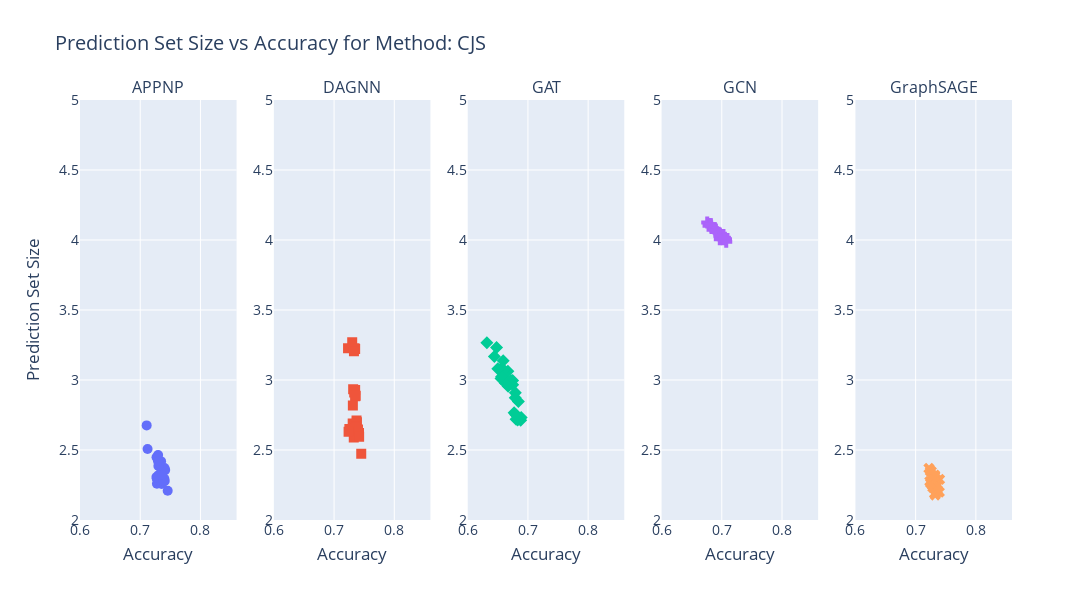
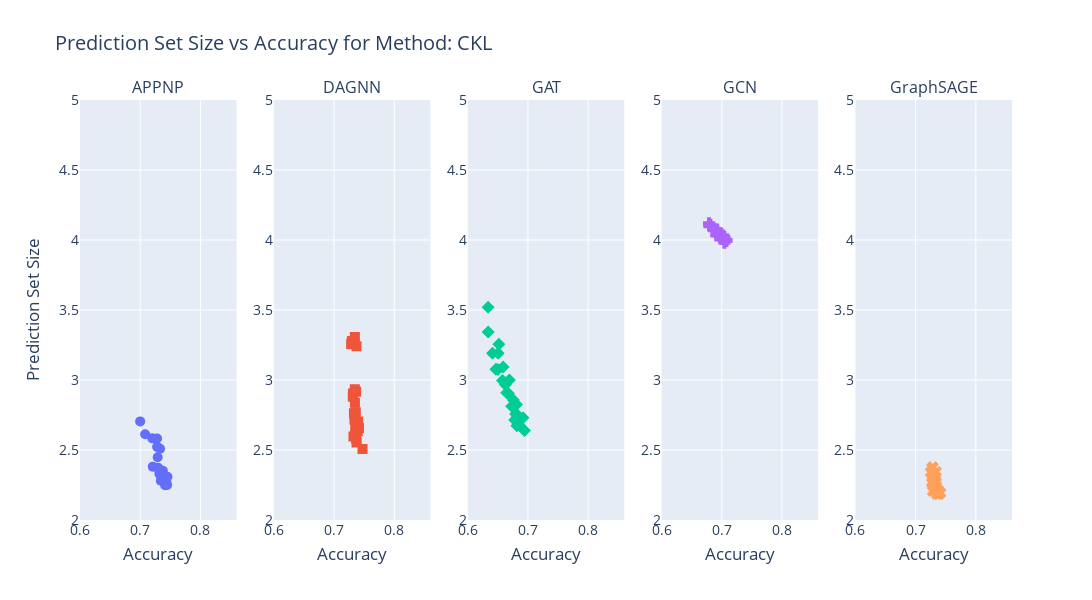
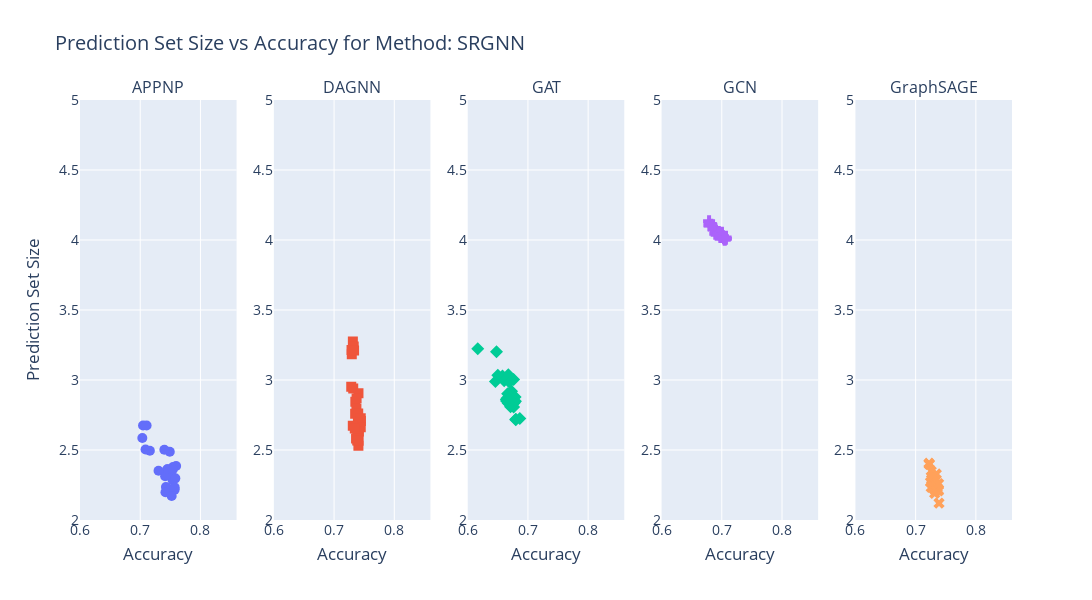
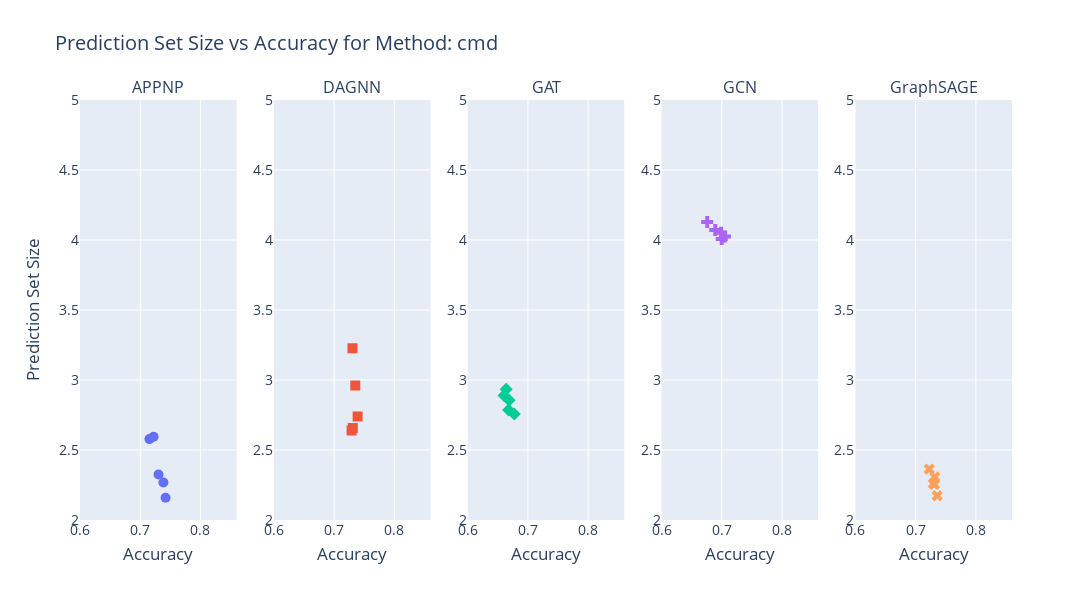

The cell these charts' notebook holds for them, in order:
### Markdown cell above
# Accuracy vs Prediction Set Size(fix method and varying models)

### Code cell
import pandas as pd
import plotly.graph_objects as go
from plotly.subplots import make_subplots

# Load the CSV file
file_path = 'comprehensive_predictions_summary_4.csv'  # replace with your file path
df = pd.read_csv(file_path)

# Extract unique models and methods
models = df['Model'].unique()
methods = df['Method'].unique()

# Exclude methods 'IID' and 'biased(CE)'
methods = [method for method in methods if method not in ['IID', 'biased(CE)']]

# Define symbols for different models
symbols = ['circle', 'square', 'diamond', 'cross', 'x', 'triangle-up', 'triangle-down', 'star']

# Loop through each method and create a 7-subplot figure for each method
for method in methods:
    # Filter data for the current method
    method_data = df[df['Method'] == method]

    # Create a figure with 7 subplots (rows=1, cols=7)
    fig = make_subplots(
        rows=1, cols=len(models),  # Subplots for the number of models
        subplot_titles=models  # Titles for each subplot (models)
    )

    # Loop through each model and add scatter plots in each subplot
    for i, model in enumerate(models):
        model_data = method_data[method_data['Model'] == model]
        
        fig.add_trace(
            go.Scatter(
                x=model_data['Accuracy_mean'],  # Accuracy on the x-axis
                y=model_data['Prediction_Size_90_mean'],  # Prediction Set Size on the y-axis
                mode='markers',  # Keep scatter plot
                name=model,
                marker=dict(symbol=symbols[i], size=10),  # Different symbols for each model
                hovertemplate=(  # Customize hover information
                    'Model: %{text}<br>' +
                    'LD1: %{customdata[0]}<br>' +
                    'LD2: %{customdata[1]}<br>' +
                    'Alpha Bias: %{customdata[2]}<br>' +
                    'Accuracy: %{x}<br>' +
                    'Prediction Set Size: %{y}<extra></extra>'
                ),
                text=model_data['Model'],  # Hover display of the model name
                customdata=model_data[['LD1', 'LD2', 'Alpha Bias']]  # Additional hover data
            ),
            row=1, col=i+1  # Position of the subplot (row=1, col=i+1)
        )

    # Update layout for the figure
    fig.update_layout(
        title=f"Prediction Set Size vs Accuracy for Method: {method}",
        height=600,
        width=1400,  # Adjust width for subplots
        font=dict(size=14),
        showlegend=False,  # No legend needed (one plot per model)
        yaxis_title="Prediction Set Size"  # Common y-axis title for all subplots
    )

    # Manually adjust the x-axis title for each subplot and position the title
    for i in range(1, len(models) + 1):
        fig.update_xaxes(title_text="Accuracy", row=1, col=i, title_standoff=10)

    # Set the same range for all x and y axes
    fig.update_yaxes(range=[2.0,5])  
    fig.update_xaxes(range=[0.6, 0.86]) 
    
    # Show the figure for the current method
    fig.show()

### Figure 1 — Plotly figure (JSON) as saved in the notebook; plotly's stock layout.template omitted (floating-point values rounded to 4 significant figures)
{"data": [{"customdata": [[0.1, 0.1, 0.1], [0.1, 0.3, 0.1], [0.1, 0.5, 0.1], [0.1, 0.7, 0.1], [0.1, 1, 0.1], [0.3, 0.1, 0.1], [0.3, 0.3, 0.1], [0.3, 0.5, 0.1], [0.3, 0.7, 0.1], [0.3, 1, 0.1], [0.5, 0.1, 0.1], [0.5, 0.3, 0.1], [0.5, 0.5, 0.1], [0.5, 0.7, 0.1], [0.5, 1, 0.1], [0.7, 0.1, 0.1], [0.7, 0.3, 0.1], [0.7, 0.5, 0.1], [0.7, 0.7, 0.1], [0.7, 1, 0.1], [1, 0.1, 0.1], [1, 0.3, 0.1], [1, 0.5, 0.1], [1, 0.7, 0.1], [1, 1, 0.1]], "hovertemplate": "Model: %{text}<br>LD1: %{customdata[0]}<br>LD2: %{customdata[1]}<br>Alpha Bias: %{customdata[2]}<br>Accuracy: %{x}<br>Prediction Set Size: %{y}<extra></extra>", "marker": {"size": 10, "symbol": "circle"}, "mode": "markers", "name": "APPNP", "text": ["APPNP", "APPNP", "APPNP", "APPNP", "APPNP", "APPNP", "APPNP", "APPNP", "APPNP", "APPNP", "APPNP", "APPNP", "APPNP", "APPNP", "APPNP", "APPNP", "APPNP", "APPNP", "APPNP", "APPNP", "APPNP", "APPNP", "APPNP", "APPNP", "APPNP"], "type": "scatter", "x": [0.7278, 0.727, 0.7306, 0.7335, 0.7274, 0.7384, 0.7396, 0.7365, 0.7456, 0.7356, 0.7401, 0.7407, 0.7415, 0.7394, 0.7395, 0.7403, 0.7383, 0.7271, 0.7302, 0.7347, 0.7297, 0.7364, 0.7296, 0.7122, 0.7107], "xaxis": "x", "y": [2.26, 2.308, 2.321, 2.326, 2.297, 2.277, 2.281, 2.266, 2.209, 2.258, 2.295, 2.279, 2.357, 2.359, 2.352, 2.372, 2.278, 2.448, 2.386, 2.419, 2.465, 2.321, 2.42, 2.507, 2.676], "yaxis": "y"}, {"customdata": [[0.1, 0.1, 0.1], [0.1, 0.3, 0.1], [0.1, 0.5, 0.1], [0.1, 0.7, 0.1], [0.1, 1, 0.1], [0.3, 0.1, 0.1], [0.3, 0.3, 0.1], [0.3, 0.5, 0.1], [0.3, 0.7, 0.1], [0.3, 1, 0.1], [0.5, 0.1, 0.1], [0.5, 0.3, 0.1], [0.5, 0.5, 0.1], [0.5, 0.7, 0.1], [0.5, 1, 0.1], [0.7, 0.1, 0.1], [0.7, 0.3, 0.1], [0.7, 0.5, 0.1], [0.7, 0.7, 0.1], [0.7, 1, 0.1], [1, 0.1, 0.1], [1, 0.3, 0.1], [1, 0.5, 0.1], [1, 0.7, 0.1], [1, 1, 0.1]], "hovertemplate": "Model: %{text}<br>LD1: %{customdata[0]}<br>LD2: %{customdata[1]}<br>Alpha Bias: %{customdata[2]}<br>Accuracy: %{x}<br>Prediction Set Size: %{y}<extra></extra>", "marker": {"size": 10, "symbol": "square"}, "mode": "markers", "name": "DAGNN", "text": ["DAGNN", "DAGNN", "DAGNN", "DAGNN", "DAGNN", "DAGNN", "DAGNN", "DAGNN", "DAGNN", "DAGNN", "DAGNN", "DAGNN", "DAGNN", "DAGNN", "DAGNN", "DAGNN", "DAGNN", "DAGNN", "DAGNN", "DAGNN", "DAGNN", "DAGNN", "DAGNN", "DAGNN", "DAGNN"], "type": "scatter", "x": [0.7232, 0.735, 0.734, 0.7301, 0.733, 0.7334, 0.735, 0.735, 0.7317, 0.7359, 0.738, 0.7379, 0.7373, 0.7309, 0.7312, 0.7397, 0.7414, 0.7326, 0.735, 0.7355, 0.7327, 0.7416, 0.7254, 0.7451, 0.7241], "xaxis": "x2", "y": [3.227, 3.222, 3.228, 3.27, 3.206, 2.912, 2.885, 2.928, 2.935, 2.888, 2.638, 2.699, 2.71, 2.69, 2.818, 2.647, 2.622, 2.661, 2.668, 2.663, 2.589, 2.595, 2.65, 2.473, 2.63], "yaxis": "y2"}, {"customdata": [[0.1, 0.1, 0.1], [0.1, 0.3, 0.1], [0.1, 0.5, 0.1], [0.1, 0.7, 0.1], [0.1, 1, 0.1], [0.3, 0.1, 0.1], [0.3, 0.3, 0.1], [0.3, 0.5, 0.1], [0.3, 0.7, 0.1], [0.3, 1, 0.1], [0.5, 0.1, 0.1], [0.5, 0.3, 0.1], [0.5, 0.5, 0.1], [0.5, 0.7, 0.1], [0.5, 1, 0.1], [0.7, 0.1, 0.1], [0.7, 0.3, 0.1], [0.7, 0.5, 0.1], [0.7, 0.7, 0.1], [0.7, 1, 0.1], [1, 0.1, 0.1], [1, 0.3, 0.1], [1, 0.5, 0.1], [1, 0.7, 0.1], [1, 1, 0.1]], "hovertemplate": "Model: %{text}<br>LD1: %{customdata[0]}<br>LD2: %{customdata[1]}<br>Alpha Bias: %{customdata[2]}<br>Accuracy: %{x}<br>Prediction Set Size: %{y}<extra></extra>", "marker": {"size": 10, "symbol": "diamond"}, "mode": "markers", "name": "GAT", "text": ["GAT", "GAT", "GAT", "GAT", "GAT", "GAT", "GAT", "GAT", "GAT", "GAT", "GAT", "GAT", "GAT", "GAT", "GAT", "GAT", "GAT", "GAT", "GAT", "GAT", "GAT", "GAT", "GAT", "GAT", "GAT"], "type": "scatter", "x": [0.6771, 0.6789, 0.6888, 0.6803, 0.6746, 0.6747, 0.6667, 0.6552, 0.6623, 0.688, 0.683, 0.6719, 0.6798, 0.6841, 0.679, 0.6601, 0.6553, 0.6479, 0.6602, 0.6562, 0.6671, 0.6589, 0.6443, 0.6318, 0.65], "xaxis": "x3", "y": [2.766, 2.873, 2.731, 2.72, 2.997, 2.965, 3.062, 3.081, 2.978, 2.712, 2.713, 2.996, 2.752, 2.847, 2.909, 3.072, 3.012, 3.232, 3.026, 3.023, 2.955, 3.138, 3.168, 3.266, 3.08], "yaxis": "y3"}, {"customdata": [[0.1, 0.1, 0.1], [0.1, 0.3, 0.1], [0.1, 0.5, 0.1], [0.1, 0.7, 0.1], [0.1, 1, 0.1], [0.3, 0.1, 0.1], [0.3, 0.3, 0.1], [0.3, 0.5, 0.1], [0.3, 0.7, 0.1], [0.3, 1, 0.1], [0.5, 0.1, 0.1], [0.5, 0.3, 0.1], [0.5, 0.5, 0.1], [0.5, 0.7, 0.1], [0.5, 1, 0.1], [0.7, 0.1, 0.1], [0.7, 0.3, 0.1], [0.7, 0.5, 0.1], [0.7, 0.7, 0.1], [0.7, 1, 0.1], [1, 0.1, 0.1], [1, 0.3, 0.1], [1, 0.5, 0.1], [1, 0.7, 0.1], [1, 1, 0.1]], "hovertemplate": "Model: %{text}<br>LD1: %{customdata[0]}<br>LD2: %{customdata[1]}<br>Alpha Bias: %{customdata[2]}<br>Accuracy: %{x}<br>Prediction Set Size: %{y}<extra></extra>", "marker": {"size": 10, "symbol": "cross"}, "mode": "markers", "name": "GCN", "text": ["GCN", "GCN", "GCN", "GCN", "GCN", "GCN", "GCN", "GCN", "GCN", "GCN", "GCN", "GCN", "GCN", "GCN", "GCN", "GCN", "GCN", "GCN", "GCN", "GCN", "GCN", "GCN", "GCN", "GCN", "GCN"], "type": "scatter", "x": [0.678, 0.6818, 0.6758, 0.6795, 0.6812, 0.6899, 0.6903, 0.6899, 0.6893, 0.6917, 0.6974, 0.6987, 0.6967, 0.6947, 0.697, 0.7004, 0.7028, 0.6988, 0.7016, 0.699, 0.707, 0.7015, 0.705, 0.7074, 0.7047], "xaxis": "x4", "y": [4.102, 4.112, 4.125, 4.111, 4.112, 4.075, 4.056, 4.07, 4.059, 4.057, 4.019, 4.036, 4.005, 4.052, 4.03, 4.032, 4.036, 4.02, 4.019, 4.028, 4.005, 4.005, 4.016, 3.987, 4.014], "yaxis": "y4"}, {"customdata": [[0.1, 0.1, 0.1], [0.1, 0.3, 0.1], [0.1, 0.5, 0.1], [0.1, 0.7, 0.1], [0.1, 1, 0.1], [0.3, 0.1, 0.1], [0.3, 0.3, 0.1], [0.3, 0.5, 0.1], [0.3, 0.7, 0.1], [0.3, 1, 0.1], [0.5, 0.1, 0.1], [0.5, 0.3, 0.1], [0.5, 0.5, 0.1], [0.5, 0.7, 0.1], [0.5, 1, 0.1], [0.7, 0.1, 0.1], [0.7, 0.3, 0.1], [0.7, 0.5, 0.1], [0.7, 0.7, 0.1], [0.7, 1, 0.1], [1, 0.1, 0.1], [1, 0.3, 0.1], [1, 0.5, 0.1], [1, 0.7, 0.1], [1, 1, 0.1]], "hovertemplate": "Model: %{text}<br>LD1: %{customdata[0]}<br>LD2: %{customdata[1]}<br>Alpha Bias: %{customdata[2]}<br>Accuracy: %{x}<br>Prediction Set Size: %{y}<extra></extra>", "marker": {"size": 10, "symbol": "x"}, "mode": "markers", "name": "GraphSAGE", "text": ["GraphSAGE", "GraphSAGE", "GraphSAGE", "GraphSAGE", "GraphSAGE", "GraphSAGE", "GraphSAGE", "GraphSAGE", "GraphSAGE", "GraphSAGE", "GraphSAGE", "GraphSAGE", "GraphSAGE", "GraphSAGE", "GraphSAGE", "GraphSAGE", "GraphSAGE", "GraphSAGE", "GraphSAGE", "GraphSAGE", "GraphSAGE", "GraphSAGE", "GraphSAGE", "GraphSAGE", "GraphSAGE"], "type": "scatter", "x": [0.7344, 0.7315, 0.7283, 0.7335, 0.7309, 0.7335, 0.7236, 0.7397, 0.7318, 0.7356, 0.7271, 0.7325, 0.7346, 0.735, 0.7221, 0.7323, 0.7285, 0.7365, 0.7244, 0.7249, 0.7393, 0.7318, 0.7315, 0.7285, 0.726], "xaxis": "x5", "y": [2.197, 2.19, 2.247, 2.228, 2.272, 2.292, 2.276, 2.29, 2.28, 2.217, 2.32, 2.179, 2.24, 2.25, 2.369, 2.186, 2.234, 2.248, 2.349, 2.263, 2.199, 2.321, 2.312, 2.307, 2.347], "yaxis": "y5"}], "layout": {"annotations": [{"font": {"size": 16}, "showarrow": false, "text": "APPNP", "x": 0.084, "xanchor": "center", "xref": "paper", "y": 1, "yanchor": "bottom", "yref": "paper"}, {"font": {"size": 16}, "showarrow": false, "text": "DAGNN", "x": 0.292, "xanchor": "center", "xref": "paper", "y": 1, "yanchor": "bottom", "yref": "paper"}, {"font": {"size": 16}, "showarrow": false, "text": "GAT", "x": 0.5, "xanchor": "center", "xref": "paper", "y": 1, "yanchor": "bottom", "yref": "paper"}, {"font": {"size": 16}, "showarrow": false, "text": "GCN", "x": 0.708, "xanchor": "center", "xref": "paper", "y": 1, "yanchor": "bottom", "yref": "paper"}, {"font": {"size": 16}, "showarrow": false, "text": "GraphSAGE", "x": 0.916, "xanchor": "center", "xref": "paper", "y": 1, "yanchor": "bottom", "yref": "paper"}], "font": {"size": 14}, "height": 600, "showlegend": false, "title": {"text": "Prediction Set Size vs Accuracy for Method: CJS"}, "width": 1400, "xaxis": {"anchor": "y", "domain": [0, 0.168], "range": [0.6, 0.86], "title": {"standoff": 10, "text": "Accuracy"}}, "xaxis2": {"anchor": "y2", "domain": [0.208, 0.376], "range": [0.6, 0.86], "title": {"standoff": 10, "text": "Accuracy"}}, "xaxis3": {"anchor": "y3", "domain": [0.416, 0.584], "range": [0.6, 0.86], "title": {"standoff": 10, "text": "Accuracy"}}, "xaxis4": {"anchor": "y4", "domain": [0.624, 0.792], "range": [0.6, 0.86], "title": {"standoff": 10, "text": "Accuracy"}}, "xaxis5": {"anchor": "y5", "domain": [0.832, 1], "range": [0.6, 0.86], "title": {"standoff": 10, "text": "Accuracy"}}, "yaxis": {"anchor": "x", "domain": [0, 1], "range": [2, 5], "title": {"text": "Prediction Set Size"}}, "yaxis2": {"anchor": "x2", "domain": [0, 1], "range": [2, 5]}, "yaxis3": {"anchor": "x3", "domain": [0, 1], "range": [2, 5]}, "yaxis4": {"anchor": "x4", "domain": [0, 1], "range": [2, 5]}, "yaxis5": {"anchor": "x5", "domain": [0, 1], "range": [2, 5]}}}

### Figure 2 — Plotly figure (JSON) as saved in the notebook; plotly's stock layout.template omitted (floating-point values rounded to 4 significant figures)
{"data": [{"customdata": [[0.1, 0.1, 0.1], [0.1, 0.3, 0.1], [0.1, 0.5, 0.1], [0.1, 0.7, 0.1], [0.1, 1, 0.1], [0.3, 0.1, 0.1], [0.3, 0.3, 0.1], [0.3, 0.5, 0.1], [0.3, 0.7, 0.1], [0.3, 1, 0.1], [0.5, 0.1, 0.1], [0.5, 0.3, 0.1], [0.5, 0.5, 0.1], [0.5, 0.7, 0.1], [0.5, 1, 0.1], [0.7, 0.1, 0.1], [0.7, 0.3, 0.1], [0.7, 0.7, 0.1], [0.7, 1, 0.1], [1, 0.1, 0.1], [1, 0.3, 0.1], [1, 0.5, 0.1], [1, 0.7, 0.1], [1, 1, 0.1]], "hovertemplate": "Model: %{text}<br>LD1: %{customdata[0]}<br>LD2: %{customdata[1]}<br>Alpha Bias: %{customdata[2]}<br>Accuracy: %{x}<br>Prediction Set Size: %{y}<extra></extra>", "marker": {"size": 10, "symbol": "circle"}, "mode": "markers", "name": "APPNP", "text": ["APPNP", "APPNP", "APPNP", "APPNP", "APPNP", "APPNP", "APPNP", "APPNP", "APPNP", "APPNP", "APPNP", "APPNP", "APPNP", "APPNP", "APPNP", "APPNP", "APPNP", "APPNP", "APPNP", "APPNP", "APPNP", "APPNP", "APPNP", "APPNP"], "type": "scatter", "x": [0.7318, 0.7347, 0.7342, 0.7208, 0.7374, 0.7434, 0.734, 0.7295, 0.7367, 0.7367, 0.7413, 0.7422, 0.7317, 0.7376, 0.7329, 0.729, 0.7447, 0.737, 0.7452, 0.728, 0.72, 0.7281, 0.7082, 0.6999], "xaxis": "x", "y": [2.331, 2.314, 2.28, 2.381, 2.305, 2.273, 2.34, 2.374, 2.352, 2.294, 2.249, 2.29, 2.356, 2.352, 2.509, 2.448, 2.251, 2.297, 2.309, 2.583, 2.583, 2.522, 2.613, 2.704], "yaxis": "y"}, {"customdata": [[0.1, 0.1, 0.1], [0.1, 0.3, 0.1], [0.1, 0.5, 0.1], [0.1, 0.7, 0.1], [0.1, 1, 0.1], [0.3, 0.1, 0.1], [0.3, 0.3, 0.1], [0.3, 0.5, 0.1], [0.3, 0.7, 0.1], [0.3, 1, 0.1], [0.5, 0.1, 0.1], [0.5, 0.3, 0.1], [0.5, 0.5, 0.1], [0.5, 0.7, 0.1], [0.5, 1, 0.1], [0.7, 0.1, 0.1], [0.7, 0.3, 0.1], [0.7, 0.5, 0.1], [0.7, 0.7, 0.1], [0.7, 1, 0.1], [1, 0.1, 0.1], [1, 0.3, 0.1], [1, 0.5, 0.1], [1, 0.7, 0.1], [1, 1, 0.1]], "hovertemplate": "Model: %{text}<br>LD1: %{customdata[0]}<br>LD2: %{customdata[1]}<br>Alpha Bias: %{customdata[2]}<br>Accuracy: %{x}<br>Prediction Set Size: %{y}<extra></extra>", "marker": {"size": 10, "symbol": "square"}, "mode": "markers", "name": "DAGNN", "text": ["DAGNN", "DAGNN", "DAGNN", "DAGNN", "DAGNN", "DAGNN", "DAGNN", "DAGNN", "DAGNN", "DAGNN", "DAGNN", "DAGNN", "DAGNN", "DAGNN", "DAGNN", "DAGNN", "DAGNN", "DAGNN", "DAGNN", "DAGNN", "DAGNN", "DAGNN", "DAGNN", "DAGNN", "DAGNN"], "type": "scatter", "x": [0.7345, 0.7285, 0.7372, 0.7292, 0.7296, 0.7346, 0.7313, 0.7312, 0.7366, 0.7344, 0.7383, 0.7338, 0.7401, 0.733, 0.7361, 0.7376, 0.7351, 0.7371, 0.7392, 0.7414, 0.7322, 0.735, 0.7374, 0.7368, 0.7472], "xaxis": "x2", "y": [3.308, 3.256, 3.241, 3.262, 3.279, 2.837, 2.903, 2.88, 2.916, 2.934, 2.672, 2.718, 2.704, 2.763, 2.77, 2.7, 2.657, 2.635, 2.634, 2.657, 2.597, 2.606, 2.553, 2.579, 2.508], "yaxis": "y2"}, {"customdata": [[0.1, 0.1, 0.1], [0.1, 0.3, 0.1], [0.1, 0.5, 0.1], [0.1, 0.7, 0.1], [0.1, 1, 0.1], [0.3, 0.1, 0.1], [0.3, 0.3, 0.1], [0.3, 0.5, 0.1], [0.3, 0.7, 0.1], [0.3, 1, 0.1], [0.5, 0.1, 0.1], [0.5, 0.3, 0.1], [0.5, 0.5, 0.1], [0.5, 0.7, 0.1], [0.5, 1, 0.1], [0.7, 0.1, 0.1], [0.7, 0.3, 0.1], [0.7, 0.5, 0.1], [0.7, 0.7, 0.1], [0.7, 1, 0.1], [1, 0.1, 0.1], [1, 0.3, 0.1], [1, 0.5, 0.1], [1, 0.7, 0.1], [1, 1, 0.1]], "hovertemplate": "Model: %{text}<br>LD1: %{customdata[0]}<br>LD2: %{customdata[1]}<br>Alpha Bias: %{customdata[2]}<br>Accuracy: %{x}<br>Prediction Set Size: %{y}<extra></extra>", "marker": {"size": 10, "symbol": "diamond"}, "mode": "markers", "name": "GAT", "text": ["GAT", "GAT", "GAT", "GAT", "GAT", "GAT", "GAT", "GAT", "GAT", "GAT", "GAT", "GAT", "GAT", "GAT", "GAT", "GAT", "GAT", "GAT", "GAT", "GAT", "GAT", "GAT", "GAT", "GAT", "GAT"], "type": "scatter", "x": [0.6847, 0.681, 0.6918, 0.6828, 0.6943, 0.6816, 0.6796, 0.673, 0.662, 0.6578, 0.6588, 0.6412, 0.681, 0.6625, 0.6758, 0.6781, 0.6501, 0.6468, 0.6676, 0.634, 0.6518, 0.6692, 0.6339, 0.6648, 0.6506], "xaxis": "x3", "y": [2.684, 2.825, 2.731, 2.74, 2.64, 2.673, 2.757, 2.812, 2.979, 2.996, 3.093, 3.192, 2.757, 2.966, 2.857, 2.715, 3.075, 3.077, 2.904, 3.342, 3.255, 2.999, 3.52, 2.909, 3.192], "yaxis": "y3"}, {"customdata": [[0.1, 0.1, 0.1], [0.1, 0.3, 0.1], [0.1, 0.5, 0.1], [0.1, 0.7, 0.1], [0.1, 1, 0.1], [0.3, 0.1, 0.1], [0.3, 0.3, 0.1], [0.3, 0.5, 0.1], [0.3, 0.7, 0.1], [0.3, 1, 0.1], [0.5, 0.1, 0.1], [0.5, 0.3, 0.1], [0.5, 0.5, 0.1], [0.5, 0.7, 0.1], [0.5, 1, 0.1], [0.7, 0.1, 0.1], [0.7, 0.3, 0.1], [0.7, 0.5, 0.1], [0.7, 0.7, 0.1], [0.7, 1, 0.1], [1, 0.1, 0.1], [1, 0.3, 0.1], [1, 0.5, 0.1], [1, 0.7, 0.1], [1, 1, 0.1]], "hovertemplate": "Model: %{text}<br>LD1: %{customdata[0]}<br>LD2: %{customdata[1]}<br>Alpha Bias: %{customdata[2]}<br>Accuracy: %{x}<br>Prediction Set Size: %{y}<extra></extra>", "marker": {"size": 10, "symbol": "cross"}, "mode": "markers", "name": "GCN", "text": ["GCN", "GCN", "GCN", "GCN", "GCN", "GCN", "GCN", "GCN", "GCN", "GCN", "GCN", "GCN", "GCN", "GCN", "GCN", "GCN", "GCN", "GCN", "GCN", "GCN", "GCN", "GCN", "GCN", "GCN", "GCN"], "type": "scatter", "x": [0.6812, 0.679, 0.6788, 0.6799, 0.6788, 0.691, 0.6919, 0.6901, 0.6923, 0.6914, 0.6956, 0.697, 0.6988, 0.6973, 0.6931, 0.7014, 0.6999, 0.7011, 0.7026, 0.701, 0.7076, 0.7077, 0.7045, 0.7033, 0.7043], "xaxis": "x4", "y": [4.11, 4.105, 4.117, 4.098, 4.117, 4.034, 4.043, 4.068, 4.074, 4.033, 4.032, 4.049, 4.029, 4.025, 4.056, 4.009, 4.023, 4.012, 4.033, 4.008, 4.003, 3.993, 4.019, 4.01, 3.98], "yaxis": "y4"}, {"customdata": [[0.1, 0.1, 0.1], [0.1, 0.3, 0.1], [0.1, 0.5, 0.1], [0.1, 0.7, 0.1], [0.1, 1, 0.1], [0.3, 0.1, 0.1], [0.3, 0.3, 0.1], [0.3, 0.5, 0.1], [0.3, 0.7, 0.1], [0.3, 1, 0.1], [0.5, 0.1, 0.1], [0.5, 0.3, 0.1], [0.5, 0.5, 0.1], [0.5, 0.7, 0.1], [0.5, 1, 0.1], [0.7, 0.1, 0.1], [0.7, 0.3, 0.1], [0.7, 0.5, 0.1], [0.7, 0.7, 0.1], [0.7, 1, 0.1], [1, 0.1, 0.1], [1, 0.3, 0.1], [1, 0.5, 0.1], [1, 0.7, 0.1], [1, 1, 0.1]], "hovertemplate": "Model: %{text}<br>LD1: %{customdata[0]}<br>LD2: %{customdata[1]}<br>Alpha Bias: %{customdata[2]}<br>Accuracy: %{x}<br>Prediction Set Size: %{y}<extra></extra>", "marker": {"size": 10, "symbol": "x"}, "mode": "markers", "name": "GraphSAGE", "text": ["GraphSAGE", "GraphSAGE", "GraphSAGE", "GraphSAGE", "GraphSAGE", "GraphSAGE", "GraphSAGE", "GraphSAGE", "GraphSAGE", "GraphSAGE", "GraphSAGE", "GraphSAGE", "GraphSAGE", "GraphSAGE", "GraphSAGE", "GraphSAGE", "GraphSAGE", "GraphSAGE", "GraphSAGE", "GraphSAGE", "GraphSAGE", "GraphSAGE", "GraphSAGE", "GraphSAGE", "GraphSAGE"], "type": "scatter", "x": [0.7282, 0.733, 0.7347, 0.7346, 0.735, 0.7384, 0.735, 0.7336, 0.7334, 0.7245, 0.7366, 0.7282, 0.727, 0.7347, 0.73, 0.7337, 0.7283, 0.7366, 0.7288, 0.7417, 0.7267, 0.7266, 0.7385, 0.7344, 0.7286], "xaxis": "x5", "y": [2.279, 2.238, 2.22, 2.267, 2.183, 2.181, 2.242, 2.238, 2.286, 2.342, 2.218, 2.204, 2.274, 2.198, 2.284, 2.229, 2.379, 2.217, 2.377, 2.194, 2.263, 2.371, 2.209, 2.345, 2.209], "yaxis": "y5"}], "layout": {"annotations": [{"font": {"size": 16}, "showarrow": false, "text": "APPNP", "x": 0.084, "xanchor": "center", "xref": "paper", "y": 1, "yanchor": "bottom", "yref": "paper"}, {"font": {"size": 16}, "showarrow": false, "text": "DAGNN", "x": 0.292, "xanchor": "center", "xref": "paper", "y": 1, "yanchor": "bottom", "yref": "paper"}, {"font": {"size": 16}, "showarrow": false, "text": "GAT", "x": 0.5, "xanchor": "center", "xref": "paper", "y": 1, "yanchor": "bottom", "yref": "paper"}, {"font": {"size": 16}, "showarrow": false, "text": "GCN", "x": 0.708, "xanchor": "center", "xref": "paper", "y": 1, "yanchor": "bottom", "yref": "paper"}, {"font": {"size": 16}, "showarrow": false, "text": "GraphSAGE", "x": 0.916, "xanchor": "center", "xref": "paper", "y": 1, "yanchor": "bottom", "yref": "paper"}], "font": {"size": 14}, "height": 600, "showlegend": false, "title": {"text": "Prediction Set Size vs Accuracy for Method: CKL"}, "width": 1400, "xaxis": {"anchor": "y", "domain": [0, 0.168], "range": [0.6, 0.86], "title": {"standoff": 10, "text": "Accuracy"}}, "xaxis2": {"anchor": "y2", "domain": [0.208, 0.376], "range": [0.6, 0.86], "title": {"standoff": 10, "text": "Accuracy"}}, "xaxis3": {"anchor": "y3", "domain": [0.416, 0.584], "range": [0.6, 0.86], "title": {"standoff": 10, "text": "Accuracy"}}, "xaxis4": {"anchor": "y4", "domain": [0.624, 0.792], "range": [0.6, 0.86], "title": {"standoff": 10, "text": "Accuracy"}}, "xaxis5": {"anchor": "y5", "domain": [0.832, 1], "range": [0.6, 0.86], "title": {"standoff": 10, "text": "Accuracy"}}, "yaxis": {"anchor": "x", "domain": [0, 1], "range": [2, 5], "title": {"text": "Prediction Set Size"}}, "yaxis2": {"anchor": "x2", "domain": [0, 1], "range": [2, 5]}, "yaxis3": {"anchor": "x3", "domain": [0, 1], "range": [2, 5]}, "yaxis4": {"anchor": "x4", "domain": [0, 1], "range": [2, 5]}, "yaxis5": {"anchor": "x5", "domain": [0, 1], "range": [2, 5]}}}

### Figure 3 — Plotly figure (JSON) as saved in the notebook; plotly's stock layout.template omitted (floating-point values rounded to 4 significant figures)
{"data": [{"customdata": [[0.1, 0.1, 0.1], [0.1, 0.3, 0.1], [0.1, 0.5, 0.1], [0.1, 0.7, 0.1], [0.1, 1, 0.1], [0.3, 0.1, 0.1], [0.3, 0.3, 0.1], [0.3, 0.5, 0.1], [0.3, 0.7, 0.1], [0.3, 1, 0.1], [0.5, 0.1, 0.1], [0.5, 0.3, 0.1], [0.5, 0.5, 0.1], [0.5, 0.7, 0.1], [0.5, 1, 0.1], [0.7, 0.1, 0.1], [0.7, 0.3, 0.1], [0.7, 0.5, 0.1], [0.7, 0.7, 0.1], [0.7, 1, 0.1], [1, 0.1, 0.1], [1, 0.3, 0.1], [1, 0.5, 0.1], [1, 0.7, 0.1], [1, 1, 0.1]], "hovertemplate": "Model: %{text}<br>LD1: %{customdata[0]}<br>LD2: %{customdata[1]}<br>Alpha Bias: %{customdata[2]}<br>Accuracy: %{x}<br>Prediction Set Size: %{y}<extra></extra>", "marker": {"size": 10, "symbol": "circle"}, "mode": "markers", "name": "APPNP", "text": ["APPNP", "APPNP", "APPNP", "APPNP", "APPNP", "APPNP", "APPNP", "APPNP", "APPNP", "APPNP", "APPNP", "APPNP", "APPNP", "APPNP", "APPNP", "APPNP", "APPNP", "APPNP", "APPNP", "APPNP", "APPNP", "APPNP", "APPNP", "APPNP", "APPNP"], "type": "scatter", "x": [0.753, 0.7596, 0.7465, 0.754, 0.7572, 0.7427, 0.7545, 0.7537, 0.7572, 0.7419, 0.7458, 0.7414, 0.743, 0.7491, 0.7522, 0.7401, 0.7449, 0.7304, 0.7583, 0.7541, 0.716, 0.7088, 0.7035, 0.7047, 0.7106], "xaxis": "x", "y": [2.3, 2.386, 2.222, 2.304, 2.217, 2.235, 2.378, 2.285, 2.233, 2.198, 2.362, 2.312, 2.322, 2.487, 2.172, 2.502, 2.362, 2.352, 2.297, 2.36, 2.495, 2.504, 2.586, 2.675, 2.675], "yaxis": "y"}, {"customdata": [[0.1, 0.1, 0.1], [0.1, 0.3, 0.1], [0.1, 0.5, 0.1], [0.1, 0.7, 0.1], [0.1, 1, 0.1], [0.3, 0.1, 0.1], [0.3, 0.3, 0.1], [0.3, 0.5, 0.1], [0.3, 0.7, 0.1], [0.3, 1, 0.1], [0.5, 0.1, 0.1], [0.5, 0.3, 0.1], [0.5, 0.5, 0.1], [0.5, 0.7, 0.1], [0.5, 1, 0.1], [0.7, 0.1, 0.1], [0.7, 0.3, 0.1], [0.7, 0.5, 0.1], [0.7, 0.7, 0.1], [0.7, 1, 0.1], [1, 0.1, 0.1], [1, 0.3, 0.1], [1, 0.5, 0.1], [1, 0.7, 0.1], [1, 1, 0.1]], "hovertemplate": "Model: %{text}<br>LD1: %{customdata[0]}<br>LD2: %{customdata[1]}<br>Alpha Bias: %{customdata[2]}<br>Accuracy: %{x}<br>Prediction Set Size: %{y}<extra></extra>", "marker": {"size": 10, "symbol": "square"}, "mode": "markers", "name": "DAGNN", "text": ["DAGNN", "DAGNN", "DAGNN", "DAGNN", "DAGNN", "DAGNN", "DAGNN", "DAGNN", "DAGNN", "DAGNN", "DAGNN", "DAGNN", "DAGNN", "DAGNN", "DAGNN", "DAGNN", "DAGNN", "DAGNN", "DAGNN", "DAGNN", "DAGNN", "DAGNN", "DAGNN", "DAGNN", "DAGNN"], "type": "scatter", "x": [0.7312, 0.7294, 0.7326, 0.729, 0.7332, 0.7353, 0.7318, 0.7405, 0.7285, 0.7374, 0.7371, 0.735, 0.7401, 0.7445, 0.7443, 0.7396, 0.7443, 0.7413, 0.7311, 0.7344, 0.7408, 0.7385, 0.7365, 0.7404, 0.7384], "xaxis": "x2", "y": [3.275, 3.183, 3.24, 3.214, 3.211, 2.844, 2.939, 2.906, 2.952, 2.869, 2.794, 2.76, 2.762, 2.706, 2.726, 2.695, 2.663, 2.632, 2.673, 2.653, 2.566, 2.594, 2.582, 2.53, 2.568], "yaxis": "y2"}, {"customdata": [[0.1, 0.1, 0.1], [0.1, 0.3, 0.1], [0.1, 0.5, 0.1], [0.1, 0.7, 0.1], [0.1, 1, 0.1], [0.3, 0.1, 0.1], [0.3, 0.3, 0.1], [0.3, 0.5, 0.1], [0.3, 0.7, 0.1], [0.3, 1, 0.1], [0.5, 0.1, 0.1], [0.5, 0.3, 0.1], [0.5, 0.5, 0.1], [0.5, 0.7, 0.1], [0.5, 1, 0.1], [0.7, 0.1, 0.1], [0.7, 0.3, 0.1], [0.7, 0.5, 0.1], [0.7, 0.7, 0.1], [0.7, 1, 0.1], [1, 0.1, 0.1], [1, 0.3, 0.1], [1, 0.5, 0.1], [1, 0.7, 0.1], [1, 1, 0.1]], "hovertemplate": "Model: %{text}<br>LD1: %{customdata[0]}<br>LD2: %{customdata[1]}<br>Alpha Bias: %{customdata[2]}<br>Accuracy: %{x}<br>Prediction Set Size: %{y}<extra></extra>", "marker": {"size": 10, "symbol": "diamond"}, "mode": "markers", "name": "GAT", "text": ["GAT", "GAT", "GAT", "GAT", "GAT", "GAT", "GAT", "GAT", "GAT", "GAT", "GAT", "GAT", "GAT", "GAT", "GAT", "GAT", "GAT", "GAT", "GAT", "GAT", "GAT", "GAT", "GAT", "GAT", "GAT"], "type": "scatter", "x": [0.6798, 0.6774, 0.6799, 0.6478, 0.6762, 0.6712, 0.6672, 0.6726, 0.6762, 0.6641, 0.6674, 0.6728, 0.6645, 0.6792, 0.6663, 0.6606, 0.6865, 0.6693, 0.6787, 0.6578, 0.65, 0.646, 0.6653, 0.6696, 0.6167], "xaxis": "x3", "y": [2.716, 2.837, 2.72, 3.203, 2.807, 2.809, 2.833, 2.882, 3.003, 2.861, 3.038, 2.92, 2.85, 2.848, 2.902, 2.994, 2.724, 2.984, 2.879, 3.028, 3.034, 2.989, 2.87, 2.867, 3.223], "yaxis": "y3"}, {"customdata": [[0.1, 0.1, 0.1], [0.1, 0.3, 0.1], [0.1, 0.5, 0.1], [0.1, 0.7, 0.1], [0.1, 1, 0.1], [0.3, 0.1, 0.1], [0.3, 0.3, 0.1], [0.3, 0.5, 0.1], [0.3, 0.7, 0.1], [0.3, 1, 0.1], [0.5, 0.1, 0.1], [0.5, 0.3, 0.1], [0.5, 0.5, 0.1], [0.5, 0.7, 0.1], [0.5, 1, 0.1], [0.7, 0.1, 0.1], [0.7, 0.3, 0.1], [0.7, 0.5, 0.1], [0.7, 0.7, 0.1], [0.7, 1, 0.1], [1, 0.1, 0.1], [1, 0.3, 0.1], [1, 0.5, 0.1], [1, 0.7, 0.1], [1, 1, 0.1]], "hovertemplate": "Model: %{text}<br>LD1: %{customdata[0]}<br>LD2: %{customdata[1]}<br>Alpha Bias: %{customdata[2]}<br>Accuracy: %{x}<br>Prediction Set Size: %{y}<extra></extra>", "marker": {"size": 10, "symbol": "cross"}, "mode": "markers", "name": "GCN", "text": ["GCN", "GCN", "GCN", "GCN", "GCN", "GCN", "GCN", "GCN", "GCN", "GCN", "GCN", "GCN", "GCN", "GCN", "GCN", "GCN", "GCN", "GCN", "GCN", "GCN", "GCN", "GCN", "GCN", "GCN", "GCN"], "type": "scatter", "x": [0.6801, 0.6797, 0.6789, 0.68, 0.6827, 0.6884, 0.6903, 0.6892, 0.6915, 0.6917, 0.6966, 0.694, 0.6965, 0.6977, 0.6994, 0.6995, 0.702, 0.7002, 0.7, 0.6984, 0.7068, 0.7046, 0.7049, 0.7063, 0.7037], "xaxis": "x4", "y": [4.107, 4.105, 4.133, 4.103, 4.109, 4.085, 4.065, 4.044, 4.037, 4.053, 4.039, 4.053, 4.049, 4.021, 4.022, 4.051, 4.027, 4.051, 4.041, 4.024, 4.009, 4.008, 4.002, 4.017, 4.014], "yaxis": "y4"}, {"customdata": [[0.1, 0.1, 0.1], [0.1, 0.3, 0.1], [0.1, 0.5, 0.1], [0.1, 0.7, 0.1], [0.1, 1, 0.1], [0.3, 0.1, 0.1], [0.3, 0.3, 0.1], [0.3, 0.5, 0.1], [0.3, 0.7, 0.1], [0.3, 1, 0.1], [0.5, 0.1, 0.1], [0.5, 0.3, 0.1], [0.5, 0.5, 0.1], [0.5, 0.7, 0.1], [0.5, 1, 0.1], [0.7, 0.1, 0.1], [0.7, 0.3, 0.1], [0.7, 0.5, 0.1], [0.7, 0.7, 0.1], [0.7, 1, 0.1], [1, 0.1, 0.1], [1, 0.3, 0.1], [1, 0.5, 0.1], [1, 0.7, 0.1], [1, 1, 0.1]], "hovertemplate": "Model: %{text}<br>LD1: %{customdata[0]}<br>LD2: %{customdata[1]}<br>Alpha Bias: %{customdata[2]}<br>Accuracy: %{x}<br>Prediction Set Size: %{y}<extra></extra>", "marker": {"size": 10, "symbol": "x"}, "mode": "markers", "name": "GraphSAGE", "text": ["GraphSAGE", "GraphSAGE", "GraphSAGE", "GraphSAGE", "GraphSAGE", "GraphSAGE", "GraphSAGE", "GraphSAGE", "GraphSAGE", "GraphSAGE", "GraphSAGE", "GraphSAGE", "GraphSAGE", "GraphSAGE", "GraphSAGE", "GraphSAGE", "GraphSAGE", "GraphSAGE", "GraphSAGE", "GraphSAGE", "GraphSAGE", "GraphSAGE", "GraphSAGE", "GraphSAGE", "GraphSAGE"], "type": "scatter", "x": [0.7333, 0.7312, 0.7287, 0.733, 0.732, 0.7316, 0.7258, 0.7278, 0.7388, 0.7371, 0.7321, 0.7381, 0.7359, 0.7264, 0.7246, 0.7336, 0.7318, 0.7343, 0.7342, 0.7222, 0.7381, 0.7226, 0.7227, 0.7259, 0.7283], "xaxis": "x5", "y": [2.212, 2.218, 2.254, 2.228, 2.223, 2.19, 2.233, 2.3, 2.12, 2.214, 2.24, 2.208, 2.23, 2.29, 2.271, 2.255, 2.278, 2.328, 2.249, 2.405, 2.26, 2.397, 2.401, 2.35, 2.317], "yaxis": "y5"}], "layout": {"annotations": [{"font": {"size": 16}, "showarrow": false, "text": "APPNP", "x": 0.084, "xanchor": "center", "xref": "paper", "y": 1, "yanchor": "bottom", "yref": "paper"}, {"font": {"size": 16}, "showarrow": false, "text": "DAGNN", "x": 0.292, "xanchor": "center", "xref": "paper", "y": 1, "yanchor": "bottom", "yref": "paper"}, {"font": {"size": 16}, "showarrow": false, "text": "GAT", "x": 0.5, "xanchor": "center", "xref": "paper", "y": 1, "yanchor": "bottom", "yref": "paper"}, {"font": {"size": 16}, "showarrow": false, "text": "GCN", "x": 0.708, "xanchor": "center", "xref": "paper", "y": 1, "yanchor": "bottom", "yref": "paper"}, {"font": {"size": 16}, "showarrow": false, "text": "GraphSAGE", "x": 0.916, "xanchor": "center", "xref": "paper", "y": 1, "yanchor": "bottom", "yref": "paper"}], "font": {"size": 14}, "height": 600, "showlegend": false, "title": {"text": "Prediction Set Size vs Accuracy for Method: SRGNN"}, "width": 1400, "xaxis": {"anchor": "y", "domain": [0, 0.168], "range": [0.6, 0.86], "title": {"standoff": 10, "text": "Accuracy"}}, "xaxis2": {"anchor": "y2", "domain": [0.208, 0.376], "range": [0.6, 0.86], "title": {"standoff": 10, "text": "Accuracy"}}, "xaxis3": {"anchor": "y3", "domain": [0.416, 0.584], "range": [0.6, 0.86], "title": {"standoff": 10, "text": "Accuracy"}}, "xaxis4": {"anchor": "y4", "domain": [0.624, 0.792], "range": [0.6, 0.86], "title": {"standoff": 10, "text": "Accuracy"}}, "xaxis5": {"anchor": "y5", "domain": [0.832, 1], "range": [0.6, 0.86], "title": {"standoff": 10, "text": "Accuracy"}}, "yaxis": {"anchor": "x", "domain": [0, 1], "range": [2, 5], "title": {"text": "Prediction Set Size"}}, "yaxis2": {"anchor": "x2", "domain": [0, 1], "range": [2, 5]}, "yaxis3": {"anchor": "x3", "domain": [0, 1], "range": [2, 5]}, "yaxis4": {"anchor": "x4", "domain": [0, 1], "range": [2, 5]}, "yaxis5": {"anchor": "x5", "domain": [0, 1], "range": [2, 5]}}}

### Figure 4 — Plotly figure (JSON) as saved in the notebook; plotly's stock layout.template omitted (floating-point values rounded to 4 significant figures)
{"data": [{"customdata": [[0.1, 0, 0.1], [0.3, 0, 0.1], [0.5, 0, 0.1], [0.7, 0, 0.1], [1, 0, 0.1]], "hovertemplate": "Model: %{text}<br>LD1: %{customdata[0]}<br>LD2: %{customdata[1]}<br>Alpha Bias: %{customdata[2]}<br>Accuracy: %{x}<br>Prediction Set Size: %{y}<extra></extra>", "marker": {"size": 10, "symbol": "circle"}, "mode": "markers", "name": "APPNP", "text": ["APPNP", "APPNP", "APPNP", "APPNP", "APPNP"], "type": "scatter", "x": [0.7304, 0.7421, 0.7385, 0.7222, 0.7153], "xaxis": "x", "y": [2.326, 2.159, 2.268, 2.595, 2.578], "yaxis": "y"}, {"customdata": [[0.1, 0, 0.1], [0.3, 0, 0.1], [0.5, 0, 0.1], [0.7, 0, 0.1], [1, 0, 0.1]], "hovertemplate": "Model: %{text}<br>LD1: %{customdata[0]}<br>LD2: %{customdata[1]}<br>Alpha Bias: %{customdata[2]}<br>Accuracy: %{x}<br>Prediction Set Size: %{y}<extra></extra>", "marker": {"size": 10, "symbol": "square"}, "mode": "markers", "name": "DAGNN", "text": ["DAGNN", "DAGNN", "DAGNN", "DAGNN", "DAGNN"], "type": "scatter", "x": [0.7305, 0.7352, 0.7391, 0.7291, 0.7311], "xaxis": "x2", "y": [3.226, 2.961, 2.739, 2.639, 2.657], "yaxis": "y2"}, {"customdata": [[0.1, 0, 0.1], [0.3, 0, 0.1], [0.5, 0, 0.1], [0.7, 0, 0.1], [1, 0, 0.1]], "hovertemplate": "Model: %{text}<br>LD1: %{customdata[0]}<br>LD2: %{customdata[1]}<br>Alpha Bias: %{customdata[2]}<br>Accuracy: %{x}<br>Prediction Set Size: %{y}<extra></extra>", "marker": {"size": 10, "symbol": "diamond"}, "mode": "markers", "name": "GAT", "text": ["GAT", "GAT", "GAT", "GAT", "GAT"], "type": "scatter", "x": [0.6773, 0.6678, 0.6639, 0.6603, 0.6688], "xaxis": "x3", "y": [2.757, 2.786, 2.934, 2.889, 2.855], "yaxis": "y3"}, {"customdata": [[0.1, 0, 0.1], [0.3, 0, 0.1], [0.5, 0, 0.1], [0.7, 0, 0.1], [1, 0, 0.1]], "hovertemplate": "Model: %{text}<br>LD1: %{customdata[0]}<br>LD2: %{customdata[1]}<br>Alpha Bias: %{customdata[2]}<br>Accuracy: %{x}<br>Prediction Set Size: %{y}<extra></extra>", "marker": {"size": 10, "symbol": "cross"}, "mode": "markers", "name": "GCN", "text": ["GCN", "GCN", "GCN", "GCN", "GCN"], "type": "scatter", "x": [0.6758, 0.6892, 0.6989, 0.6999, 0.7052], "xaxis": "x4", "y": [4.129, 4.072, 4.051, 4.007, 4.025], "yaxis": "y4"}, {"customdata": [[0.1, 0, 0.1], [0.3, 0, 0.1], [0.5, 0, 0.1], [0.7, 0, 0.1], [1, 0, 0.1]], "hovertemplate": "Model: %{text}<br>LD1: %{customdata[0]}<br>LD2: %{customdata[1]}<br>Alpha Bias: %{customdata[2]}<br>Accuracy: %{x}<br>Prediction Set Size: %{y}<extra></extra>", "marker": {"size": 10, "symbol": "x"}, "mode": "markers", "name": "GraphSAGE", "text": ["GraphSAGE", "GraphSAGE", "GraphSAGE", "GraphSAGE", "GraphSAGE"], "type": "scatter", "x": [0.7357, 0.7313, 0.7317, 0.7293, 0.7226], "xaxis": "x5", "y": [2.173, 2.254, 2.307, 2.26, 2.364], "yaxis": "y5"}], "layout": {"annotations": [{"font": {"size": 16}, "showarrow": false, "text": "APPNP", "x": 0.084, "xanchor": "center", "xref": "paper", "y": 1, "yanchor": "bottom", "yref": "paper"}, {"font": {"size": 16}, "showarrow": false, "text": "DAGNN", "x": 0.292, "xanchor": "center", "xref": "paper", "y": 1, "yanchor": "bottom", "yref": "paper"}, {"font": {"size": 16}, "showarrow": false, "text": "GAT", "x": 0.5, "xanchor": "center", "xref": "paper", "y": 1, "yanchor": "bottom", "yref": "paper"}, {"font": {"size": 16}, "showarrow": false, "text": "GCN", "x": 0.708, "xanchor": "center", "xref": "paper", "y": 1, "yanchor": "bottom", "yref": "paper"}, {"font": {"size": 16}, "showarrow": false, "text": "GraphSAGE", "x": 0.916, "xanchor": "center", "xref": "paper", "y": 1, "yanchor": "bottom", "yref": "paper"}], "font": {"size": 14}, "height": 600, "showlegend": false, "title": {"text": "Prediction Set Size vs Accuracy for Method: cmd"}, "width": 1400, "xaxis": {"anchor": "y", "domain": [0, 0.168], "range": [0.6, 0.86], "title": {"standoff": 10, "text": "Accuracy"}}, "xaxis2": {"anchor": "y2", "domain": [0.208, 0.376], "range": [0.6, 0.86], "title": {"standoff": 10, "text": "Accuracy"}}, "xaxis3": {"anchor": "y3", "domain": [0.416, 0.584], "range": [0.6, 0.86], "title": {"standoff": 10, "text": "Accuracy"}}, "xaxis4": {"anchor": "y4", "domain": [0.624, 0.792], "range": [0.6, 0.86], "title": {"standoff": 10, "text": "Accuracy"}}, "xaxis5": {"anchor": "y5", "domain": [0.832, 1], "range": [0.6, 0.86], "title": {"standoff": 10, "text": "Accuracy"}}, "yaxis": {"anchor": "x", "domain": [0, 1], "range": [2, 5], "title": {"text": "Prediction Set Size"}}, "yaxis2": {"anchor": "x2", "domain": [0, 1], "range": [2, 5]}, "yaxis3": {"anchor": "x3", "domain": [0, 1], "range": [2, 5]}, "yaxis4": {"anchor": "x4", "domain": [0, 1], "range": [2, 5]}, "yaxis5": {"anchor": "x5", "domain": [0, 1], "range": [2, 5]}}}
